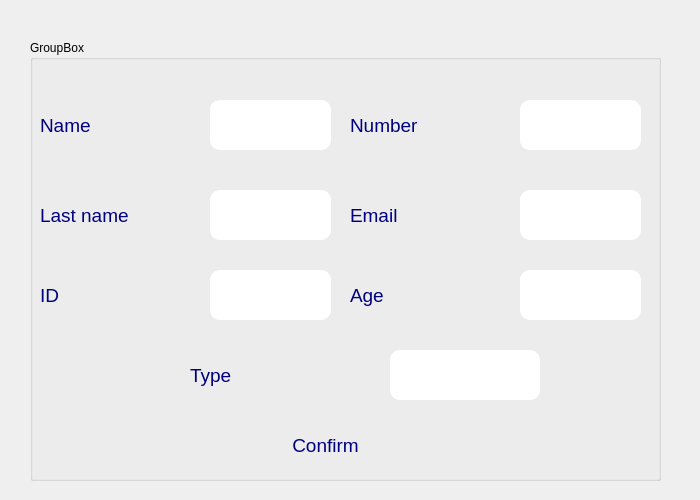
<?xml version="1.0" encoding="UTF-8"?>
<ui version="4.0">
 <class>add_client</class>
 <widget class="QDialog" name="add_client">
  <property name="geometry">
   <rect>
    <x>0</x>
    <y>0</y>
    <width>700</width>
    <height>500</height>
   </rect>
  </property>
  <property name="windowTitle">
   <string>Dialog</string>
  </property>
  <property name="styleSheet">
   <string notr="true">background-image: url(:/back2.png);</string>
  </property>
  <widget class="QGroupBox" name="groupBox">
   <property name="geometry">
    <rect>
     <x>30</x>
     <y>40</y>
     <width>631</width>
     <height>441</height>
    </rect>
   </property>
   <property name="title">
    <string>GroupBox</string>
   </property>
   <widget class="QLabel" name="label">
    <property name="geometry">
     <rect>
      <x>10</x>
      <y>60</y>
      <width>141</width>
      <height>50</height>
     </rect>
    </property>
    <property name="font">
     <font>
      <pointsize>14</pointsize>
     </font>
    </property>
    <property name="styleSheet">
     <string notr="true">border-radius : 10px ;
color: rgb(0, 0, 127);
</string>
    </property>
    <property name="text">
     <string>Name</string>
    </property>
   </widget>
   <widget class="QLineEdit" name="lineEdit_name">
    <property name="geometry">
     <rect>
      <x>180</x>
      <y>60</y>
      <width>121</width>
      <height>50</height>
     </rect>
    </property>
    <property name="styleSheet">
     <string notr="true">border-radius : 10px ;
color: rgb(0, 0, 127);</string>
    </property>
   </widget>
   <widget class="QLabel" name="label_2">
    <property name="geometry">
     <rect>
      <x>10</x>
      <y>150</y>
      <width>141</width>
      <height>51</height>
     </rect>
    </property>
    <property name="font">
     <font>
      <pointsize>14</pointsize>
     </font>
    </property>
    <property name="styleSheet">
     <string notr="true">border-radius : 10px ;
color: rgb(0, 0, 127);</string>
    </property>
    <property name="text">
     <string>Last name</string>
    </property>
   </widget>
   <widget class="QLineEdit" name="lineEdit_lastname">
    <property name="geometry">
     <rect>
      <x>180</x>
      <y>150</y>
      <width>121</width>
      <height>50</height>
     </rect>
    </property>
    <property name="styleSheet">
     <string notr="true">border-radius : 10px ;
color: rgb(0, 0, 127);</string>
    </property>
   </widget>
   <widget class="QLabel" name="label_3">
    <property name="geometry">
     <rect>
      <x>10</x>
      <y>230</y>
      <width>140</width>
      <height>50</height>
     </rect>
    </property>
    <property name="font">
     <font>
      <pointsize>14</pointsize>
     </font>
    </property>
    <property name="styleSheet">
     <string notr="true">border-radius : 10px ;
color: rgb(0, 0, 127);</string>
    </property>
    <property name="text">
     <string>ID</string>
    </property>
   </widget>
   <widget class="QLineEdit" name="lineEdit_id">
    <property name="geometry">
     <rect>
      <x>180</x>
      <y>230</y>
      <width>121</width>
      <height>50</height>
     </rect>
    </property>
    <property name="styleSheet">
     <string notr="true">border-radius : 10px ;
color: rgb(0, 0, 127);</string>
    </property>
   </widget>
   <widget class="QLabel" name="label_4">
    <property name="geometry">
     <rect>
      <x>320</x>
      <y>60</y>
      <width>140</width>
      <height>50</height>
     </rect>
    </property>
    <property name="font">
     <font>
      <pointsize>14</pointsize>
     </font>
    </property>
    <property name="styleSheet">
     <string notr="true">border-radius : 10px ;
color: rgb(0, 0, 127);</string>
    </property>
    <property name="text">
     <string>Number</string>
    </property>
   </widget>
   <widget class="QLabel" name="label_5">
    <property name="geometry">
     <rect>
      <x>320</x>
      <y>150</y>
      <width>141</width>
      <height>50</height>
     </rect>
    </property>
    <property name="font">
     <font>
      <pointsize>14</pointsize>
     </font>
    </property>
    <property name="styleSheet">
     <string notr="true">border-radius : 10px ;
color: rgb(0, 0, 127);</string>
    </property>
    <property name="text">
     <string>Email</string>
    </property>
   </widget>
   <widget class="QLabel" name="label_6">
    <property name="geometry">
     <rect>
      <x>320</x>
      <y>230</y>
      <width>141</width>
      <height>50</height>
     </rect>
    </property>
    <property name="font">
     <font>
      <pointsize>14</pointsize>
     </font>
    </property>
    <property name="styleSheet">
     <string notr="true">border-radius : 10px ;
color: rgb(0, 0, 127);</string>
    </property>
    <property name="text">
     <string>Age</string>
    </property>
   </widget>
   <widget class="QLineEdit" name="lineEdit_number">
    <property name="geometry">
     <rect>
      <x>490</x>
      <y>60</y>
      <width>121</width>
      <height>50</height>
     </rect>
    </property>
    <property name="styleSheet">
     <string notr="true">border-radius : 10px ;
color: rgb(0, 0, 127);</string>
    </property>
   </widget>
   <widget class="QLineEdit" name="lineEdit_mail">
    <property name="geometry">
     <rect>
      <x>490</x>
      <y>150</y>
      <width>121</width>
      <height>50</height>
     </rect>
    </property>
    <property name="styleSheet">
     <string notr="true">border-radius : 10px ;
color: rgb(0, 0, 127);</string>
    </property>
   </widget>
   <widget class="QLineEdit" name="lineEdit_age">
    <property name="geometry">
     <rect>
      <x>490</x>
      <y>230</y>
      <width>121</width>
      <height>50</height>
     </rect>
    </property>
    <property name="styleSheet">
     <string notr="true">border-radius : 10px ;
color: rgb(0, 0, 127);</string>
    </property>
   </widget>
   <widget class="QPushButton" name="pushButton_confirm">
    <property name="geometry">
     <rect>
      <x>220</x>
      <y>380</y>
      <width>151</width>
      <height>51</height>
     </rect>
    </property>
    <property name="font">
     <font>
      <pointsize>14</pointsize>
     </font>
    </property>
    <property name="styleSheet">
     <string notr="true">border-radius : 10px ;
color: rgb(0, 0, 127);</string>
    </property>
    <property name="text">
     <string>Confirm</string>
    </property>
   </widget>
   <widget class="QLabel" name="label_7">
    <property name="geometry">
     <rect>
      <x>160</x>
      <y>310</y>
      <width>150</width>
      <height>50</height>
     </rect>
    </property>
    <property name="font">
     <font>
      <pointsize>14</pointsize>
     </font>
    </property>
    <property name="styleSheet">
     <string notr="true">border-radius : 10px ;
color: rgb(0, 0, 127);</string>
    </property>
    <property name="text">
     <string>Type</string>
    </property>
   </widget>
   <widget class="QLineEdit" name="lineEdit_type">
    <property name="geometry">
     <rect>
      <x>360</x>
      <y>310</y>
      <width>150</width>
      <height>50</height>
     </rect>
    </property>
    <property name="styleSheet">
     <string notr="true">border-radius : 10px ;
color: rgb(0, 0, 127);</string>
    </property>
   </widget>
  </widget>
 </widget>
 <resources/>
 <connections/>
</ui>
